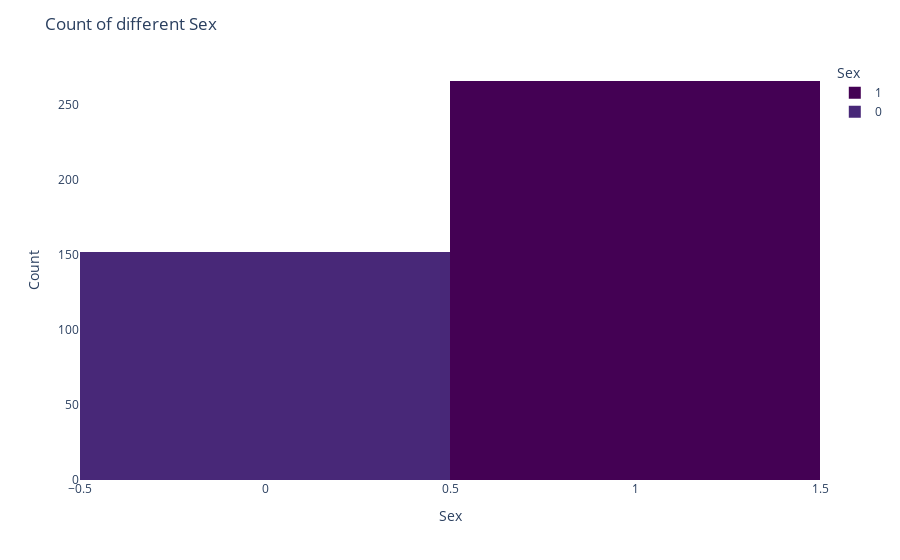
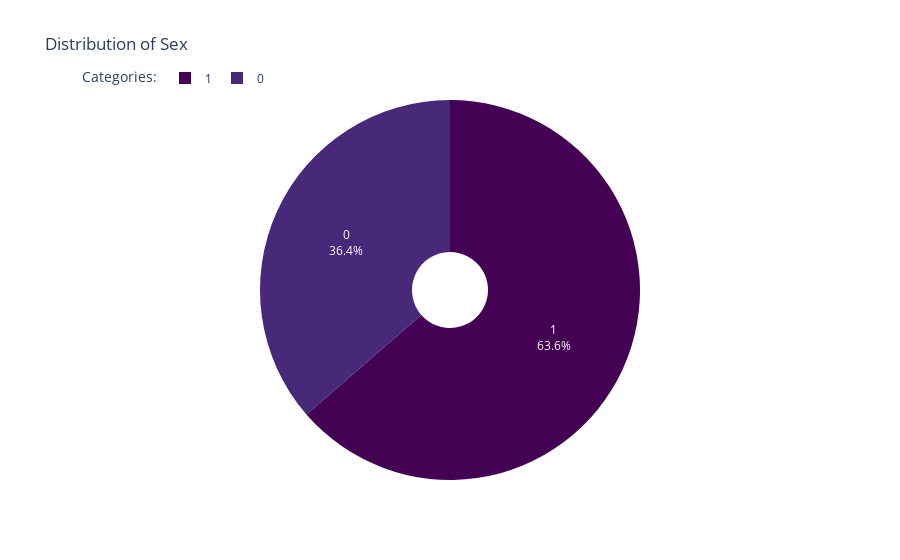

Write notebook code for charts like these, in order.
### Code cell
fig_sex_count = px.histogram(titanic, x = 'Sex', color = 'Sex', color_discrete_sequence=px.colors.sequential.Viridis)
fig_sex_count.update_layout(title_text='Count of different Sex', xaxis_title='Sex', yaxis_title='Count', plot_bgcolor = 'white')
fig_sex_count.show()

fig_sex_perc = px.pie(titanic, names= 'Sex', title=f'Distribution of Sex', hole=0.2, color_discrete_sequence=px.colors.sequential.Viridis)
fig_sex_perc.update_traces(textinfo='percent+label')
fig_sex_perc.update_layout(legend_title_text='Categories:', legend=dict(orientation="h", yanchor="bottom", y=1.02))
fig_sex_perc.show()

### Figure 1 — Plotly figure (JSON) as saved in the notebook; plotly's stock layout.template omitted (floating-point values rounded to 4 significant figures; data arrays with more than 128 entries replaced by an {"elided": "..."} marker saying what was removed)
{"data": [{"alignmentgroup": "True", "bingroup": "x", "hovertemplate": "Sex=%{x}<br>count=%{y}<extra></extra>", "legendgroup": "1", "marker": {"color": "#440154", "pattern": {"shape": ""}}, "name": "1", "offsetgroup": "1", "orientation": "v", "showlegend": true, "type": "histogram", "x": {"elided": "266 int values"}, "xaxis": "x", "yaxis": "y"}, {"alignmentgroup": "True", "bingroup": "x", "hovertemplate": "Sex=%{x}<br>count=%{y}<extra></extra>", "legendgroup": "0", "marker": {"color": "#482878", "pattern": {"shape": ""}}, "name": "0", "offsetgroup": "0", "orientation": "v", "showlegend": true, "type": "histogram", "x": {"elided": "152 int values"}, "xaxis": "x", "yaxis": "y"}], "layout": {"barmode": "relative", "legend": {"title": {"text": "Sex"}, "tracegroupgap": 0}, "margin": {"t": 60}, "plot_bgcolor": "white", "title": {"text": "Count of different Sex"}, "xaxis": {"anchor": "y", "categoryarray": [1, 0], "categoryorder": "array", "domain": [0, 1], "title": {"text": "Sex"}}, "yaxis": {"anchor": "x", "domain": [0, 1], "title": {"text": "Count"}}}}

### Figure 2 — Plotly figure (JSON) as saved in the notebook; plotly's stock layout.template omitted (floating-point values rounded to 4 significant figures; data arrays with more than 128 entries replaced by an {"elided": "..."} marker saying what was removed)
{"data": [{"domain": {"x": [0, 1], "y": [0, 1]}, "hole": 0.2, "hovertemplate": "Sex=%{label}<extra></extra>", "labels": {"elided": "418 int values"}, "legendgroup": "", "name": "", "showlegend": true, "textinfo": "percent+label", "type": "pie"}], "layout": {"legend": {"orientation": "h", "title": {"text": "Categories:"}, "tracegroupgap": 0, "y": 1.02, "yanchor": "bottom"}, "piecolorway": ["#440154", "#482878", "#3e4989", "#31688e", "#26828e", "#1f9e89", "#35b779", "#6ece58", "#b5de2b", "#fde725"], "title": {"text": "Distribution of Sex"}}}
